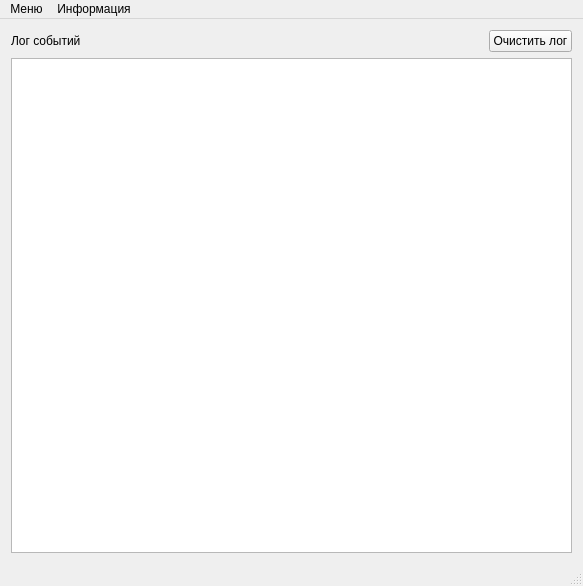
<?xml version="1.0" encoding="UTF-8"?>
<ui version="4.0">
 <class>MainWindow</class>
 <widget class="QMainWindow" name="MainWindow">
  <property name="geometry">
   <rect>
    <x>0</x>
    <y>0</y>
    <width>583</width>
    <height>586</height>
   </rect>
  </property>
  <property name="acceptDrops">
   <bool>false</bool>
  </property>
  <property name="windowTitle">
   <string>СПП GAV 2.3.3</string>
  </property>
  <property name="windowIcon">
   <iconset resource="res.qrc">
    <normaloff>:/img/step.ico</normaloff>:/img/step.ico</iconset>
  </property>
  <widget class="QWidget" name="centralWidget">
   <layout class="QGridLayout" name="gridLayout">
    <item row="0" column="0">
     <layout class="QHBoxLayout" name="horizontalLayout">
      <item>
       <widget class="QLabel" name="label_2">
        <property name="text">
         <string>Лог событий</string>
        </property>
       </widget>
      </item>
      <item>
       <spacer name="horizontalSpacer">
        <property name="orientation">
         <enum>Qt::Horizontal</enum>
        </property>
        <property name="sizeHint" stdset="0">
         <size>
          <width>40</width>
          <height>20</height>
         </size>
        </property>
       </spacer>
      </item>
      <item>
       <widget class="QPushButton" name="pushButton_3">
        <property name="text">
         <string>Очистить лог</string>
        </property>
       </widget>
      </item>
     </layout>
    </item>
    <item row="1" column="0">
     <widget class="QTextEdit" name="textEdit"/>
    </item>
   </layout>
  </widget>
  <widget class="QMenuBar" name="menuBar">
   <property name="geometry">
    <rect>
     <x>0</x>
     <y>0</y>
     <width>583</width>
     <height>21</height>
    </rect>
   </property>
   <widget class="QMenu" name="menuMenu">
    <property name="title">
     <string>Меню</string>
    </property>
    <addaction name="action1"/>
    <addaction name="action2"/>
    <addaction name="action_3"/>
    <addaction name="action"/>
   </widget>
   <widget class="QMenu" name="menu">
    <property name="title">
     <string>Информация</string>
    </property>
    <addaction name="action_2"/>
   </widget>
   <addaction name="menuMenu"/>
   <addaction name="menu"/>
  </widget>
  <widget class="QStatusBar" name="statusBar"/>
  <action name="actionMeny2">
   <property name="text">
    <string>Meny2</string>
   </property>
  </action>
  <action name="action1">
   <property name="text">
    <string>Настройка камер</string>
   </property>
  </action>
  <action name="action2">
   <property name="text">
    <string>Настройка FTP</string>
   </property>
  </action>
  <action name="action_3">
   <property name="icon">
    <iconset>
     <normalon>:/img/icon.png</normalon>
    </iconset>
   </property>
   <property name="text">
    <string>Настройка дитектора</string>
   </property>
  </action>
  <action name="action">
   <property name="text">
    <string>Проверка сети</string>
   </property>
  </action>
  <action name="action_2">
   <property name="text">
    <string>О программе</string>
   </property>
  </action>
 </widget>
 <layoutdefault spacing="6" margin="11"/>
 <resources>
  <include location="res.qrc"/>
 </resources>
 <connections/>
</ui>
